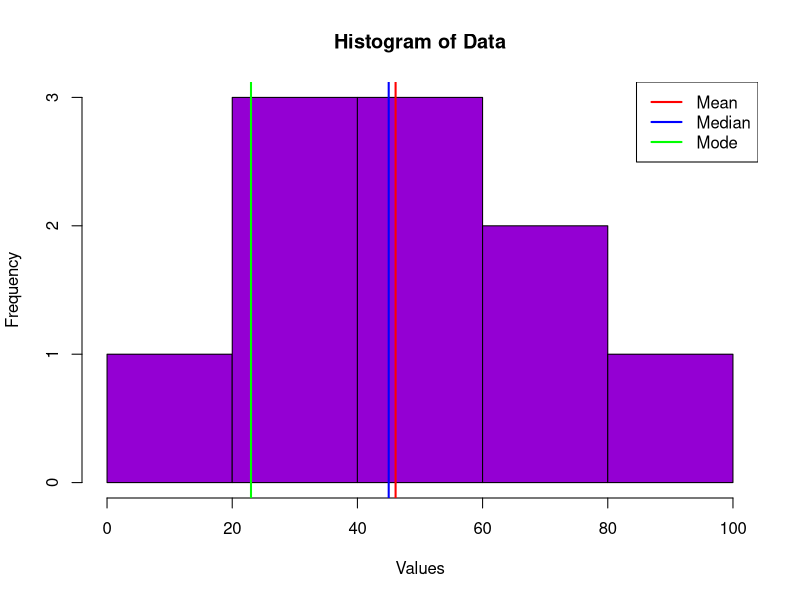

This figure's R source:
data <- c(23, 45, 67, 12, 89, 45, 23, 67, 34, 56)
# Calculate the mean

mean_value <- mean(data)



# Calculate the median

median_value <- median(data)



# Calculate the mode (using a custom function)

mode_value <- function(x) {
  
  ux <- unique(x)
  
  ux[which.max(tabulate(match(x, ux)))]
  
}

mode_result <- mode_value(data)

# Create a histogram for data distribution

hist(data, main = "Histogram of Data", xlab = "Values", col = "darkviolet", border = "black")



# Add a vertical line for the mean

abline(v = mean_value, col = "red", lwd = 2)



# Add a vertical line for the median

abline(v = median_value, col = "blue", lwd = 2)



# Add a vertical line for the mode

abline(v = mode_result, col = "green", lwd = 2)



# Add a legend

legend("topright", legend = c("Mean", "Median", "Mode"), col = c("red", "blue", "green"), lwd = 2)
# Calculate the standard deviation
sd_value <- sd(data)